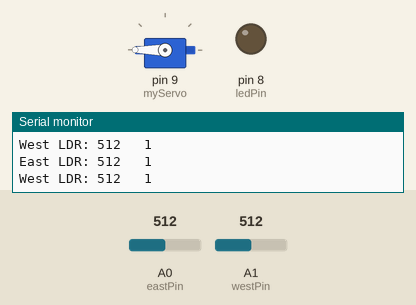
Recording of a sketch running on a simulated Arduino Uno, built with avr-gcc and run on an emulated ATmega328P. Parts: servo, output pins drawn as LEDs (lit = HIGH), the last lines printed to the serial monitor. The test bench sets the inputs (shaded band); at power-on: A0 (eastPin) = 512, A1 (westPin) = 512.

Above: at 7.3 s.
7.4 s: A0 (eastPin) set to 158
9.3 s: A0 (eastPin) set to 142
At 10.4 s:
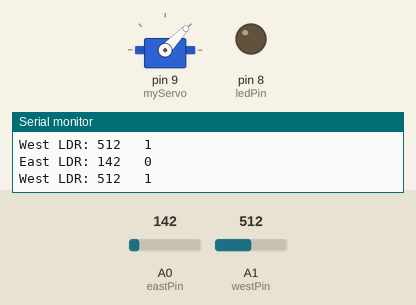
11.6 s: A1 (westPin) set to 162
13.3 s: A1 (westPin) set to 141
At 14.8 s:
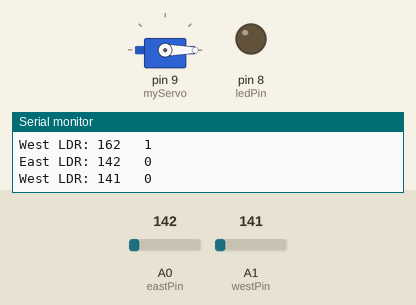
15.6 s: A1 (westPin) set to 160
At 16.4 s:
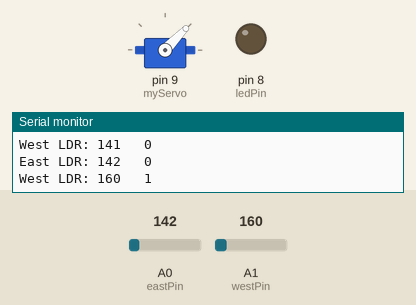
17.6 s: A1 (westPin) set to 140
At 19.2 s:
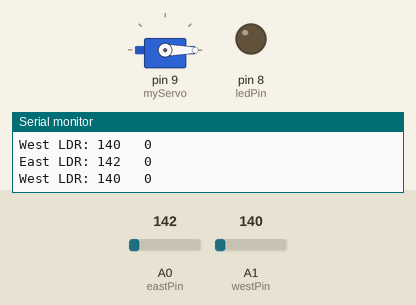
Timing chart, 0 to 20.6 s (numbered marks = the images above; inputs shaded):
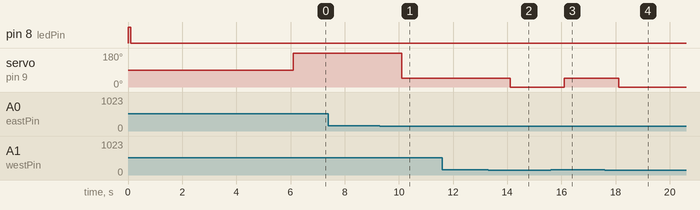

Measured:
- the behaviour switches between 150 and 149 on A0 (eastPin) (found by bisection; images 0 and 1)
- the behaviour switches between 150 and 149 on A1 (westPin) (found by bisection; images 1 and 2)
- after the input at 9.3 s, servo on pin 9 (myServo): 180° → 46° after 0.81 s
- after the input at 13.3 s, servo on pin 9 (myServo): 46° → 0° after 0.81 s
- after the input at 15.6 s, servo on pin 9 (myServo): 0° → 46° after 0.51 s
- after the input at 17.6 s, servo on pin 9 (myServo): 46° → 0° after 0.51 s

The sketch:

servo-ldr.ino
```cpp
#include <Servo.h>

Servo myServo;
int eastPos=0;
int noonPos=255;
int westPos=1023;
int currPos=0;

int eastPin=A0;
int eastVal=0;
bool eastSun=false;

int westPin=A1;
int westVal=0;
bool westSun=false;

int ledPin=8;//'Safety' led


// consider tolerances for a sensor being 'activated'

void setup() {
  // put your setup code here, to run once:
  // no need to map the servo, can just do min-max.
  myServo.attach(9);
  // signal pins for LDR's - east/west.
  Serial.begin(9600);
  pinMode(8, OUTPUT);
  initServo();
  //init here - move the servo through entire range


}//end setup


void loop() {
  // put your main code here, to run repeatedly:
  int timeOfDay=eastPos;

  eastVal = analogRead(eastPin);
  Serial.print("East LDR: ");
  Serial.print(eastVal);
  //if logic for east.
  if(eastVal >= 150){
    eastSun=true;
  }//end if
  else{
    eastSun=false;
  }//end else
  //end if logic for east
  Serial.print("   ");
  Serial.println(eastSun);

  westVal = analogRead(westPin);
  Serial.print("West LDR: ");
  Serial.print(westVal);
  //if logic for west.
  if(westVal >=150){
    westSun=true;
  }//end if logic for west.
  else{
    westSun=false;
  }
  Serial.print("   ");
  Serial.println(westSun);

  //Do servo adjustments here
  timeOfDay = whatTime(eastVal, westVal);
  servoPos(timeOfDay);


  //delay so readings don't swamp the board & console
  delay(1000);
  Serial.println();

}//end loop

void initServo(){
  //message
  Serial.println("Initialising the servo & led...");
  //blink the led
  //NOTE the LED may appear very dim unless the room is darkened
    digitalWrite(8, HIGH);
    delay(100);
    digitalWrite(8,LOW);

    delay(500);
    //TODO move servo through all degrees - doesn't currently work
  int servoDeg;
  for(servoDeg=0; servoDeg>=180;servoDeg++){
    servoPos(servoDeg);
  }//end for
    delay(500);
  Serial.println("Done.");
  delay(5000);

}//end initServo

int whatTime(bool east, bool west){
  //just give back the above ints for ToD
  int currTime=eastPos;
  if(!eastSun && !westSun){
    //no east/west sun = night
    currTime=eastPos;
    myServo.read();
  }
  else if (eastSun && !westSun){
    //east sun, morning
    currTime=eastPos;
  }
  else if (eastSun && westSun){
    //both, noon
    currTime=noonPos;
  }
  else if(!eastSun && westSun){
    //west sun, afternoon
    currTime=westPos;
  }
  else{
    currTime=eastPos;
  }

  return currTime;
  //TODO

}//end whatTime

void servoPos(int pos){
  //light the LED while it's in motion

  //move the servo based on the time.
  digitalWrite(8, HIGH);
  myServo.write(pos);
  digitalWrite(8, LOW);
}//end servoPos

//TODO remove below stubs if they don't do anything

void faceEast(){
  //move servo fully on/off for a signal on East LDR
  //0

}//end faceEast

void noon(){
  //both LDR's doing stuff - it must be noon
  //512
}//end noon

void faceWest(){
  //move servo fully on/off for a signal on West LDR
  //1024
}//end faceWest

void night(){
  //servo goes back to east ready for morning sun

}//end night
```
